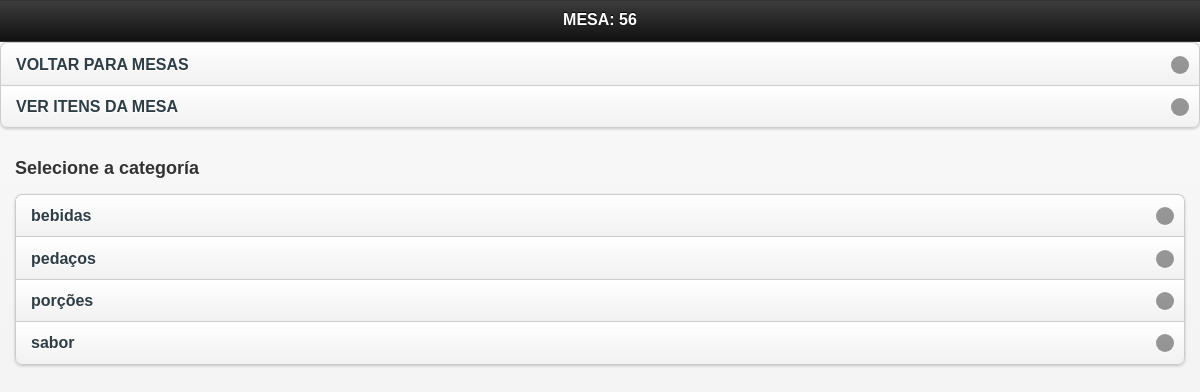
Before: /mobile/inicio.php?id_mesa=56&idGarcon=24 (signed in) with the older database file.
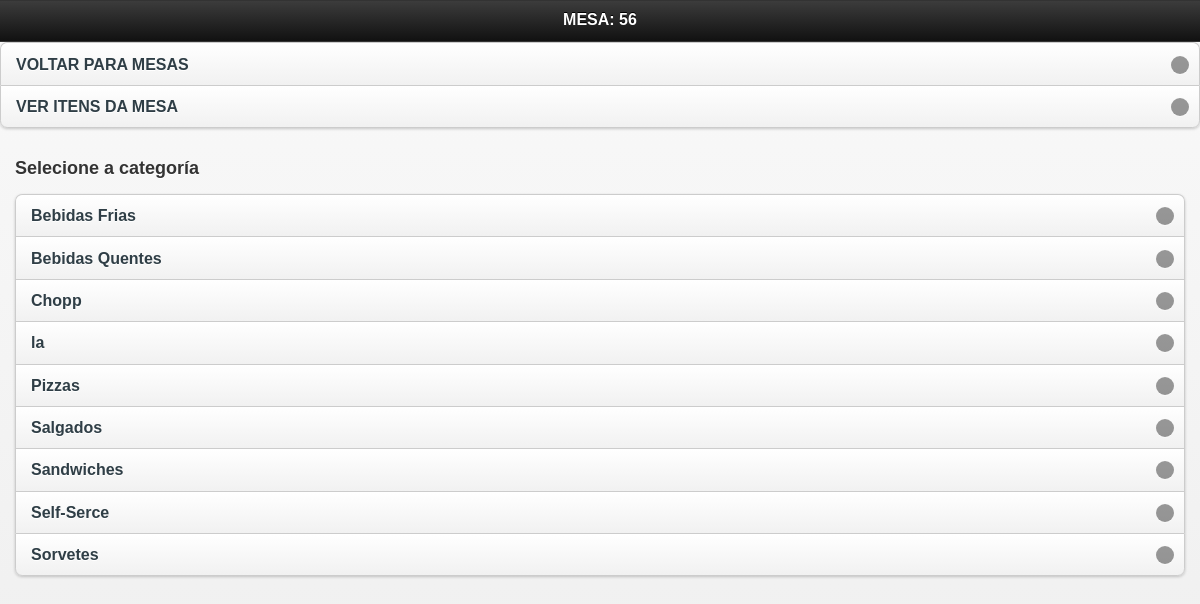
After: the same page with the newer database file.
### tables this page shows
CREATE TABLE `categoria` (
  `id_categoria` int(10) NOT NULL auto_increment,
  `nome` varchar(200) NOT NULL,
  PRIMARY KEY  (`id_categoria`)
);

### mobile/inicio.php (the view, shortened to what this page needs)
<?php include "../config/conexao.php";
$login = $_SESSION['garcon_session'];
$g = mysql_query("SELECT * FROM garcon WHERE login='$login'");
$mostra = mysql_fetch_array($g);
	$idmesa = $_GET['id_mesa'];
?>
<!doctype html>
<html class="no-js ui-mobile-rendering" lang="pt">
<head>
      <link rel="stylesheet" href="css/jquery.mobile-1.3.1.min.css" />
      <link rel="stylesheet" href="../css/css.css"/>
</head>
<body>
<div id="categories" data-role="page" data-title="Categories">
      <div data-role="header">
            <h1>MESA: <?php echo $idmesa ?> </h1>
      </div>
  		<?php
		$idmesa = $_GET['id_mesa'];
		$idGarcon = $_GET['idGarcon'];
			if($idGarcon == ""){
			?>
<a href="javascript:confirmar('?abre=abrir&id_mesa=<?php echo $idmesa ?>&idGarcon=<?php echo $mostra['idGarcon']; ?>')"><div id="abreMesa">ABRIR MESA</div></a>
			<?php
            }else{
			?>
            <ul data-role="listview" data-inset="true">
            <li><a href="mesas.php">VOLTAR PARA MESAS</a></li>
            <li><a href="vermesa.php?id_mesa=<?php echo $idmesa?>">VER ITENS DA MESA</a></li>
            </ul>
      <div data-role="content">
            <h2>Selecione a categoría</h2>
            <ul data-role="listview" data-inset="true">
	<?php
        $sql = mysql_query("SELECT * FROM categoria ORDER BY nome ASC") or die(mysql_error);
        while($l = mysql_fetch_array($sql)){
    ?>
   <li><a href="produto.php?id_categoria=<?php echo $l['id_categoria']; ?>&id_mesa=<?php echo $idmesa ?>&idGarcon=<?php echo $mostra['idGarcon']; ?>" class="animals"><?php echo $l['nome'] ?></a></li>
                  <?php } }?>
            </ul>
      </div>
</div>
</body>
</html>

### css/css.css (style rules this page uses)
body { margin-left: 0px;margin-top: 0px;margin-right: 0px;margin-bottom: 0px; background-color:#FFF; font-family:Verdana, Geneva, sans-serif; font-size:12px; }
h1 { font-size:18px; margin-top:0; }

Changed rows visible on the page:
removed categoria: nome "bebidas"
removed categoria: nome "pedaços"
removed categoria: nome "porções"
removed categoria: nome "sabor"
added categoria: nome "Bebidas Frias"
added categoria: nome "Bebidas Quentes"
added categoria: nome "Chopp"
added categoria: nome "la"
added categoria: nome "Pizzas"
added categoria: nome "Salgados"
added categoria: nome "Sandwiches"
added categoria: nome "Self-Serce"
added categoria: nome "Sorvetes"
